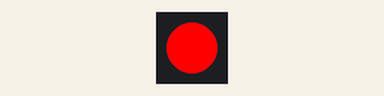
A sketch run on a simulated Arduino Uno, built with avr-gcc and run on an emulated ATmega328P. Parts: 1 RGB LEDs in strip order, left to right.

Above: at 0.5 s.
At 3.5 s:
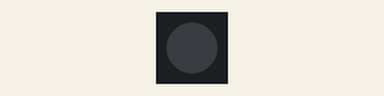
Timing chart, 0 to 4.6 s (numbered marks = the images above):
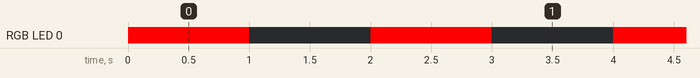

Measured:
- by itself, RGB LED 0: alternates RGB(255, 0, 0) for 1.0 s and off for 1.0 s

The sketch:

neopixel.ino
```cpp
#include <Arduino.h>
#include <Adafruit_NeoPixel.h>
//define NeoPixel Pin and Number of LEDs
#define PIN 2
#define NUM_LEDS 1
//create a NeoPixel strip
Adafruit_NeoPixel strip = Adafruit_NeoPixel(NUM_LEDS, PIN, NEO_GRB + NEO_KHZ800);
void setup()
{
  // start the strip and blank it out
  strip.begin();
  strip.show();
}
void loop()
{
  // set pixel to red, delay(1000)
  strip.setPixelColor(0, 255, 0, 0);
  strip.show();
  delay(1000);
  // set pixel to off, delay(1000)
  strip.setPixelColor(0, 0, 0, 0);
  strip.show();
  delay(1000);
}
```
